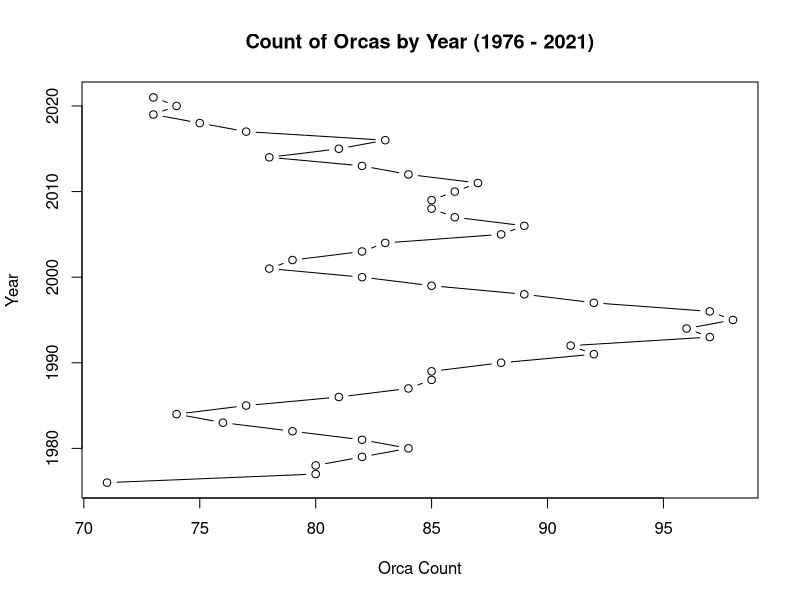
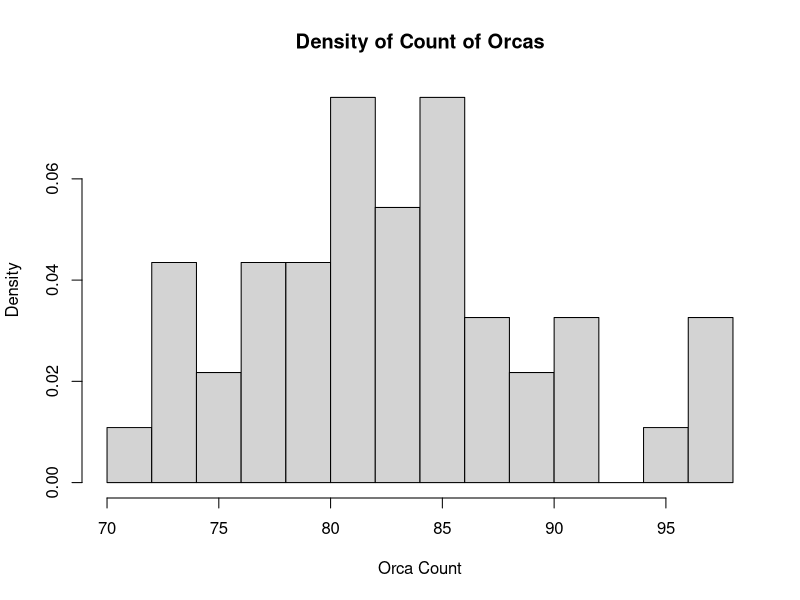
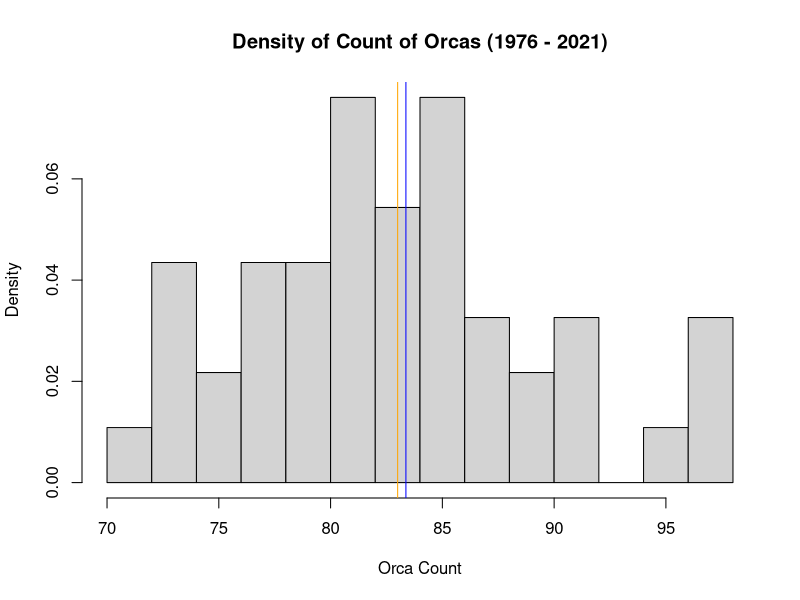
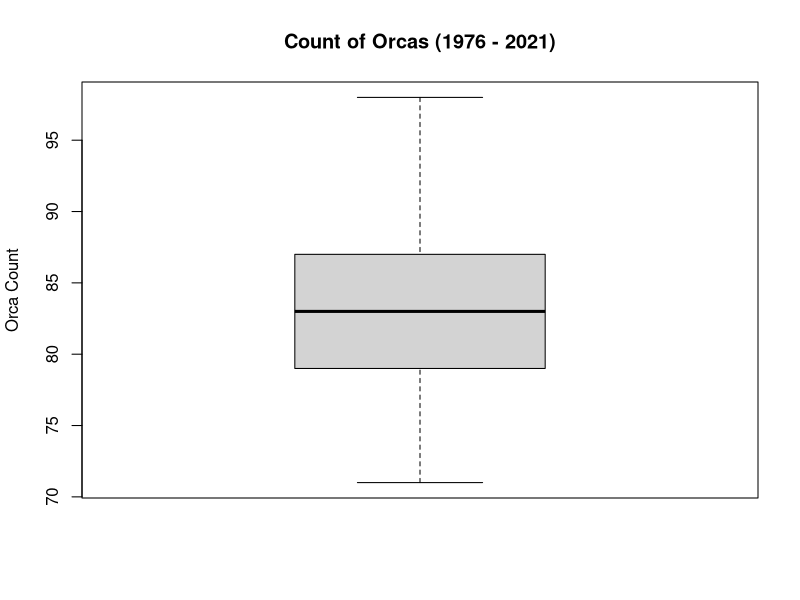
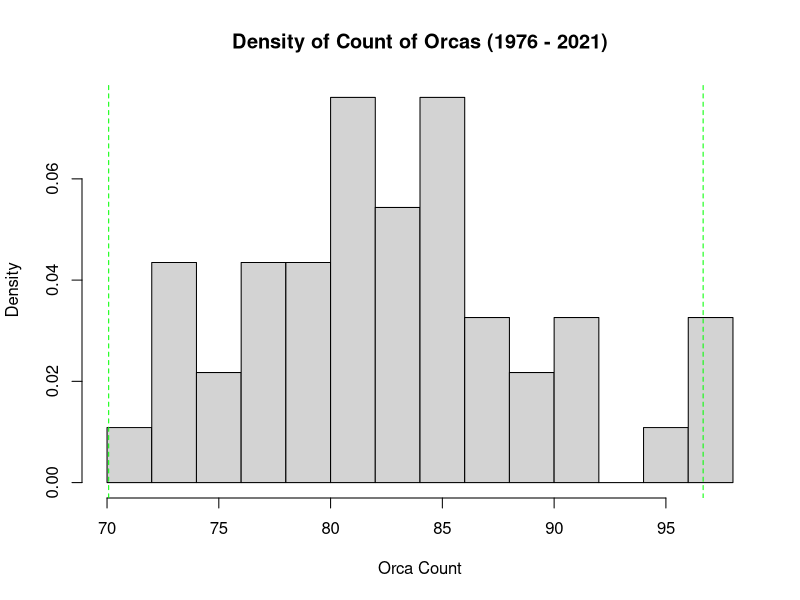
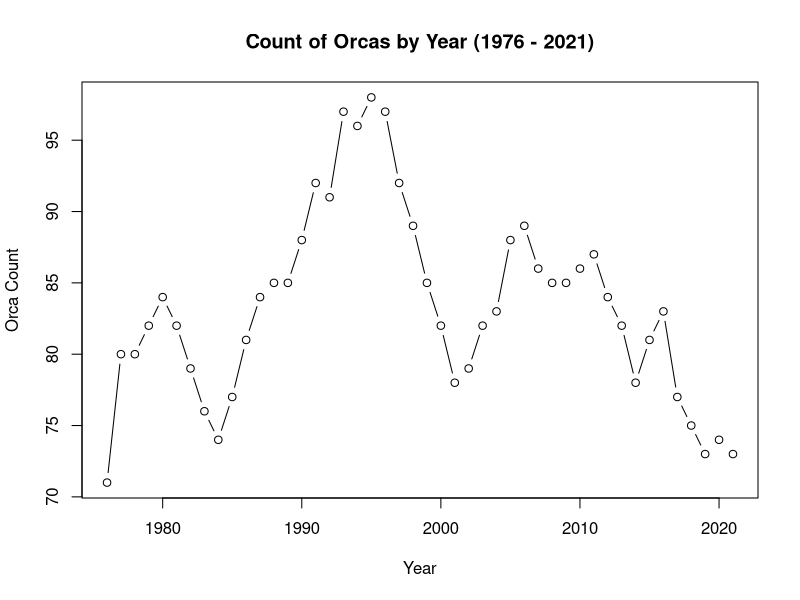
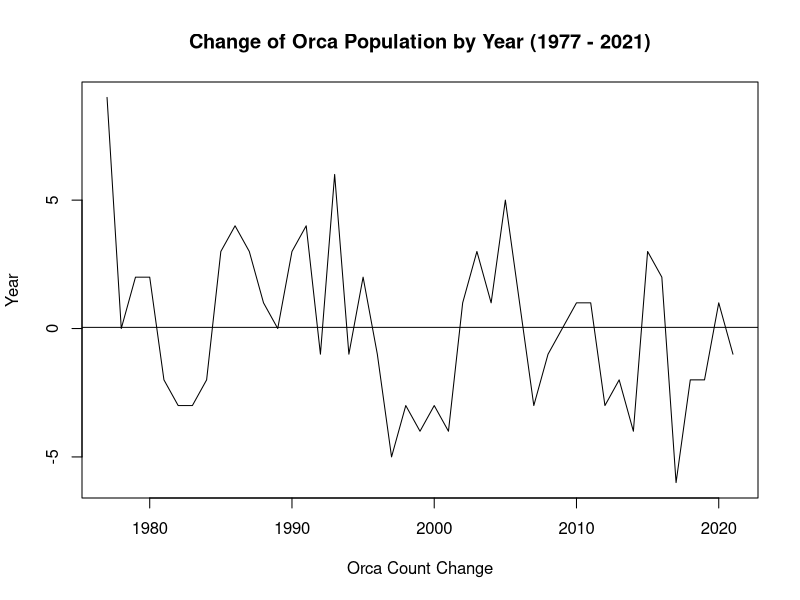
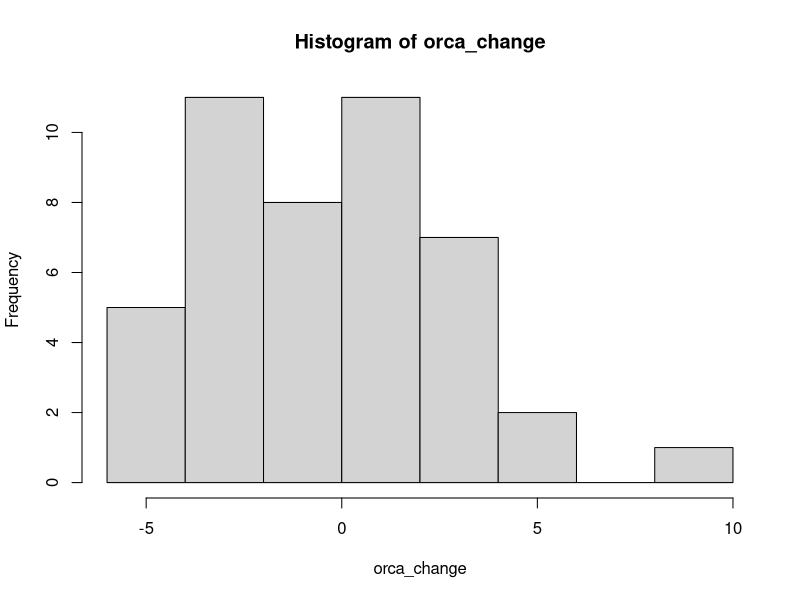

Write the R code that produced these figures, in order.
## ---- chunk 1
knitr::opts_chunk$set(echo = TRUE)
## ---- chunk 2
orca <- c(71, 80, 80, 82, 84, 82, 79, 76, 74, 77, 81, 84, 85, 85, 88, 92, 91, 97, 96, 98, 97, 92, 89, 85, 82, 78, 79, 82, 83, 88, 89, 86, 85, 85, 86, 87, 84, 82, 78, 81, 83, 77, 75, 73, 74, 73)
years <- seq(1976, 2021, 1)
## ---- chunk 3
plot(x=orca, y=years, type='b', ylab='Year', xlab='Orca Count', main='Count of Orcas by Year (1976 - 2021)')
## ---- chunk 4
hist(orca, freq=FALSE, breaks=10, xlab='Orca Count', main='Density of Count of Orcas')
## ---- chunk 5
max(orca)
min(orca)
years[orca==max(orca)]
years[orca==min(orca)]
## ---- chunk 6
mean(orca)
median(orca)
hist(orca, freq=FALSE, breaks=10, xlab='Orca Count', main='Density of Count of Orcas (1976 - 2021)')
abline(v=mean(orca), col='blue')
abline(v=median(orca), col='orange')
## ---- chunk 7
boxplot(orca, ylab='Orca Count', main='Count of Orcas (1976 - 2021)')
IQR(orca)
quantile(orca, c(0.25, 0.75))
## ---- chunk 8
var(orca)
sd(orca)
hist(orca, freq=FALSE, breaks=10, xlab='Orca Count', main='Density of Count of Orcas (1976 - 2021)')
abline(v=mean(orca) + 2*sd(orca), lty=2, col='green')
abline(v=mean(orca) - 2*sd(orca), lty=2, col='green')
## ---- chunk 9
plot(x=years, y=orca, type='b', xlab='Year', ylab='Orca Count', main='Count of Orcas by Year (1976 - 2021)')
## ---- chunk 10
mean(orca)
median(orca)
sum(orca)
length(orca)
sum(orca)/length(orca)
## ---- chunk 11
sd(orca)
avg <- mean(orca)
diff <- orca - avg
sum(diff^2)
sqrt(sum(diff^2)/(length(orca)-1))
## ---- chunk 12
table(orca)
## ---- chunk 13
sum(orca > 85)/length(orca)
years[orca > 85]
## ---- chunk 14
sum(orca < 80)/length(orca)
sum(orca >= 80 & orca <= 90)/length(orca)
## ---- chunk 15
quantile(orca, 0.05)
## ---- chunk 16
(90 - mean(orca)) / sd(orca)
## ---- chunk 17
orca_change <- orca[2:length(orca)] - orca[1:length(orca) - 1]
orca_change
## ---- chunk 18
mean(orca_change)
sd(orca_change)
plot(x=years[0:-1], y=orca_change, type='l', ylab='Year', xlab='Orca Count Change', main='Change of Orca Population by Year (1977 - 2021)')
abline(h=mean(orca_change))
hist(orca_change)
